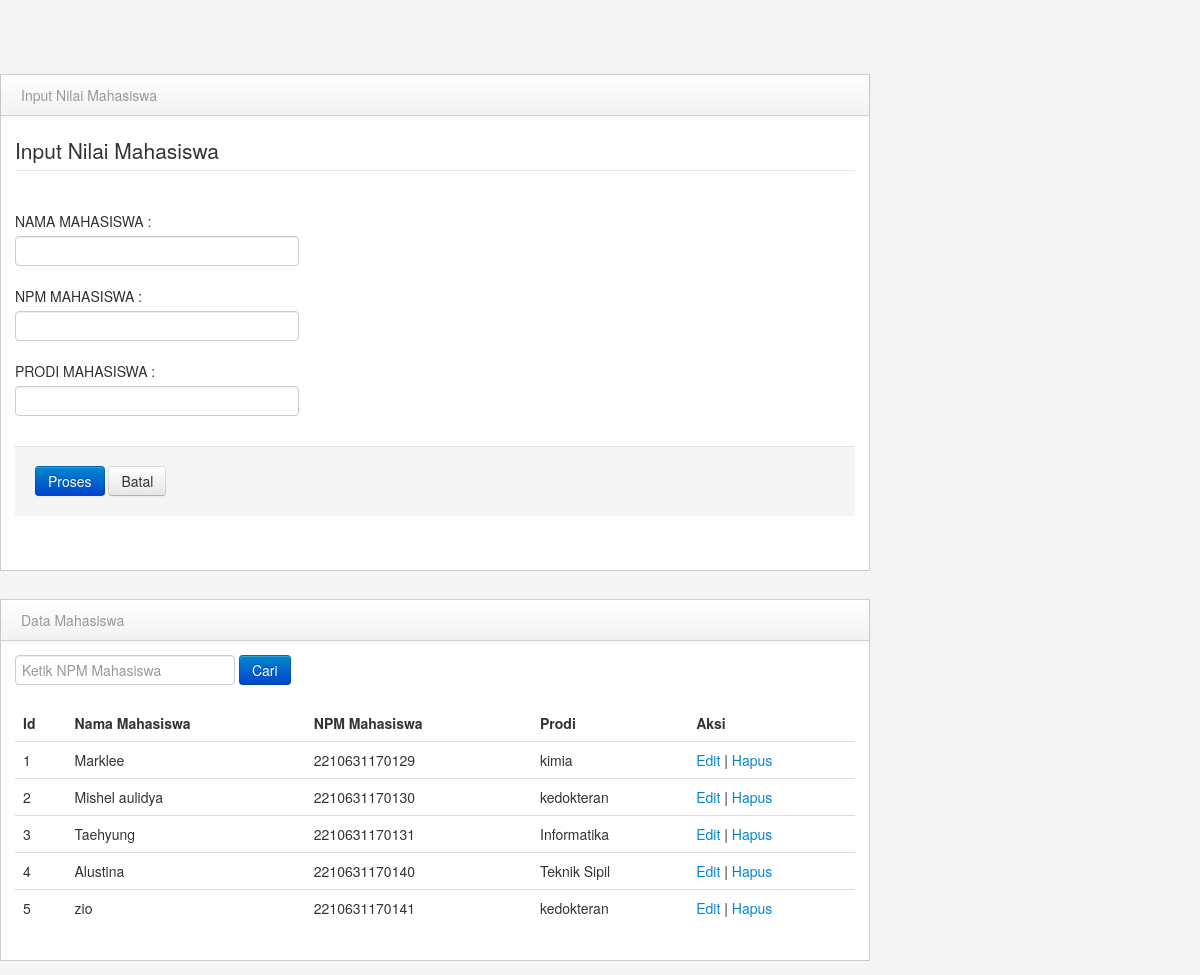
The page / on the database its author committed.
### tables this page shows
CREATE TABLE `mahasiswa` (
  `id` int NOT NULL,
  `nama_mahasiswa` varchar(255) NOT NULL,
  `prodi` varchar(255) NOT NULL,
  `npm` varchar(30) NOT NULL
);

### index.php (the view, shortened to what this page needs)
<?php
include "koneksi.php";
$search = isset($_GET['search']) ? $_GET['search'] : '';
if ($search != '') {
    $query = "SELECT * FROM mahasiswa WHERE npm = ?";
    $stmt = mysqli_prepare($koneksi, $query);
    mysqli_stmt_bind_param($stmt, "s", $search);
    mysqli_stmt_execute($stmt);
    $result = mysqli_stmt_get_result($stmt);
} else {
    $query = "SELECT * FROM mahasiswa";
    $result = mysqli_query($koneksi, $query);
}
?>
<!DOCTYPE html>
<html lang="id">
<head>
    <link href="library/bootstrap/css/bootstrap.min.css" rel="stylesheet" media="screen">
    <link href="library/bootstrap/css/bootstrap-responsive.min.css" rel="stylesheet" media="screen">
    <link href="library/assets/styles.css" rel="stylesheet" media="screen">
</head>
<body>
    <div class="span9" id="content">
        <div class="row-fluid">
            <div class="block">
                <div class="navbar navbar-inner block-header">
                    <div class="muted pull-left">Input Nilai Mahasiswa</div>
                </div>
                <div class="block-content collapse in">
                    <div class="span12">
                        <form action="<?php echo isset($data_edit['id']) ? 'edit_data.php?id=' . $data_edit['id'] . '&proses=1' : 'percobaan8.php'; ?>" method="POST" enctype="multipart/form-data">
                            <fieldset>
                                <legend>Input Nilai Mahasiswa</legend>
                                <div class="control-group">
                                    <label class="control-label" for="NPM">NAMA MAHASISWA : </label>
                                    <div class="controls">
                                        <input type="text" class="input-xlarge focused" id="NPM" name="nama" value="<?php echo isset($data_edit['nama_mahasiswa']) ? $data_edit['nama_mahasiswa'] : ''; ?>">
                                    </div>
                                </div>
                                <div class="control-group">
                                    <label class="control-label" for="NPM">NPM MAHASISWA : </label>
                                    <div class="controls">
                                        <input type="text" class="input-xlarge focused" id="NPM" name="npm" value="<?php echo isset($data_edit['npm']) ? $data_edit['npm'] : ''; ?>">
                                    </div>
                                </div>
                                <div class="control-group">
                                    <label class="control-label" for="NPM">PRODI MAHASISWA : </label>
                                    <div class="controls">
                                        <input type="text" class="input-xlarge focused" id="NPM" name="prodi" value="<?php echo isset($data_edit['prodi']) ? $data_edit['prodi'] : ''; ?>">
                                    </div>
                                </div>
                                <div class="form-actions">
                                    <button type="submit" class="btn btn-primary">Proses</button>
                                    <button type="reset" class="btn">Batal</button>
                                </div>
                            </fieldset>
                        </form>
                    </div>
                </div>
            </div>
        </div>
        <div class="row-fluid">
            <div class="block">
                <div class="navbar navbar-inner block-header">
                    <div class="muted pull-left">Data Mahasiswa</div>
                </div>
                <div class="block-content collapse in">
                    <div class="span12">
                        <form method="GET" action="" class="form-inline" onsubmit="return validateNPM()">
                            <div class="input-group">
                                <input type="text" name="search" id="npmInput" placeholder="Ketik NPM Mahasiswa" class="form-control" value="<?php echo $search; ?>">
                                <span class="input-group-btn">
                                    <button type="submit" class="btn btn-primary">Cari</button>
                                </span>
                            </div>
                        </form>
                        <table class="table" id="mahasiswaTable">
                            <thead>
                                <tr>
                                    <th>Id</th>
                                    <th>Nama Mahasiswa</th>
                                    <th>NPM Mahasiswa</th>
                                    <th>Prodi</th>
                                    <th>Aksi</th>
                                </tr>
                            </thead>
                            <tbody>
                                <?php
                                while ($data = mysqli_fetch_assoc($result)) {
                                ?>
                                <tr>
                                    <td><?php echo $data['id'] ?></td>
                                    <td><?php echo $data['nama_mahasiswa'] ?></td>
                                    <td><?php echo $data['npm'] ?></td>
                                    <td><?php echo $data['prodi'] ?></td>
                                    <td>
                                        <a href="edit_data.php?id=<?php echo $data['id']; ?>">Edit</a> |
                                        <a href="hapus_data.php?id=<?php echo $data['id']; ?>">Hapus</a>
                                    </td>
                                </tr>
                                <?php
                                }
                                ?>
                            </tbody>
                        </table>
                    </div>
                </div>
            </div>
        </div>
    </div>
</body>
</html>

### library/assets/styles.css (style rules this page uses)
body { padding-top: 0; padding-bottom: 40px; background-color: #f5f5f5; }
@media (min-width: 979px) { body { padding-top: 60px; } }
#content { margin-left:0px; }
.block { border: 1px solid #ccc; background: white; margin: 1em 0em; border-top: none; }
.block-content { margin: 1em; min-height: .25em; }
.block-header { margin-bottom: 0px; border-right: none; border-left: none; -webkit-border-radius: 0px; -moz-border-radius: 0px; border-radius: 0px; }
.block-header div { padding-top: 10px; }

### rows shown on the page
mahasiswa: id "1", nama_mahasiswa "Marklee", npm "2210631170129", prodi "kimia"
mahasiswa: id "2", nama_mahasiswa "Mishel aulidya", npm "2210631170130", prodi "kedokteran"
mahasiswa: id "3", nama_mahasiswa "Taehyung", npm "2210631170131", prodi "Informatika"
mahasiswa: id "4", nama_mahasiswa "Alustina", npm "2210631170140", prodi "Teknik Sipil"
mahasiswa: id "5", nama_mahasiswa "zio", npm "2210631170141", prodi "kedokteran"
